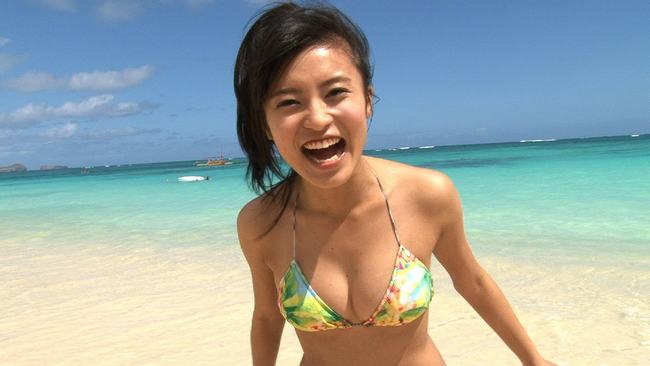
#> input picture images/kojiruri.png, 650 x 366 px
$ python draw_mask.py
#> lines starting #> are read from the running program, lines starting #| are printed output that depends on the picture; after the words box and inside, x2 and y2 are one past the last pixel; in counts of white or black regions, pixels touching at a corner belong together
# -*- coding:utf-8 -*-
import cv2
import numpy as np

# image_path = "images/lena.png"
# image_path = "images/2girls.png"
image_path = "images/kojiruri.png"
image = cv2.imread(image_path);
#> image is the input picture: shape (366, 650, 3); mean B, G, R 163.2, 166.8, 155.8


CASCADE_PATH = "haarcascades/haarcascade_frontalface_alt.xml"
color = (255, 255, 255)

#認識した顔を返す
def detect_faces(image):
    image_gray = cv2.cvtColor(image, cv2.COLOR_BGR2GRAY)
    cascade = cv2.CascadeClassifier(CASCADE_PATH)
    return cascade.detectMultiScale(image_gray, scaleFactor=1.1, minNeighbors=1, minSize=(1, 1))

def draw_rect(facerecog):
    if len(facerecog) < 1:
        print("認識なし")
        return

    # 認識した顔全てを矩形で囲む
    for rect in facerecog:
        rect_x = rect[0]
        rect_y = rect[1]
        rect_h = rect[2]
        rect_w = rect[3]

        # 認識結果を表示
        print("認識結果")
        print("(x,y)=(" + str(rect_x) + "," + str(rect_y) + ")" + \
              "  高さ：" + str(rect_h) + \
              "  幅：" + str(rect_w))
        cv2.rectangle(image, tuple(rect[0:2]), tuple(rect[0:2] + rect[2:4]), color, thickness=1)  # debug rect


def draw_circle(facerecog):
    if len(facerecog) < 1:
        print("認識なし")
        return

    for rect in facerecog:
        rect_x = rect[0]
        rect_y = rect[1]
        rect_h = rect[2]
        rect_w = rect[3]

        center_x = int(rect_x + rect_w / 2)
        center_y = int(rect_y + rect_h / 2)
        center = (center_x, center_y)

        radius = int(np.sqrt(np.power(rect_h / 2, 2) + np.power(rect_w / 2, 2)))
        cv2.circle(image, center, radius, color, thickness=1)  # circle

def draw_mask():
    height, width = image.shape[:2]
    print("[Size] Height = %d, Width = %d" % (height, width))

    mask = np.zeros((height, width), np.uint8)
    cv2.circle(mask, (100, 100), 30, 255, -1)
    # cv2.imshow("mask", mask)

    masked_image = cv2.bitwise_and(image, image, mask=mask)
    cv2.imshow("masked_image", masked_image)

    return masked_image


#認識した顔たちを取得
facerecog = detect_faces(image)
#> in detect_faces, `image_gray = cv2.cvtColor(image, cv2.COLOR_BGR2GRAY)`:
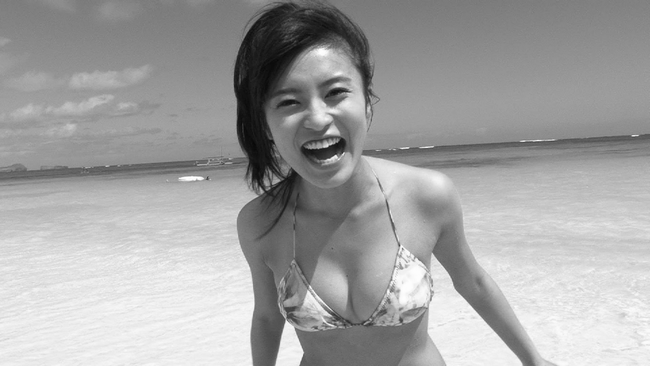
#> image_gray: shape (366, 650); min 8, max 255, mean 163.1
#> facerecog = [[252, 45, 130, 130]]

#矩形を描画
# draw_rect(facerecog)

#円を描画
# draw_circle(facerecog)

#mask処理を行う
result = draw_mask()
#| [Size] Height = 366, Width = 650
#> in draw_mask, `cv2.circle(mask, (100, 100), 30, 255, -1)`:
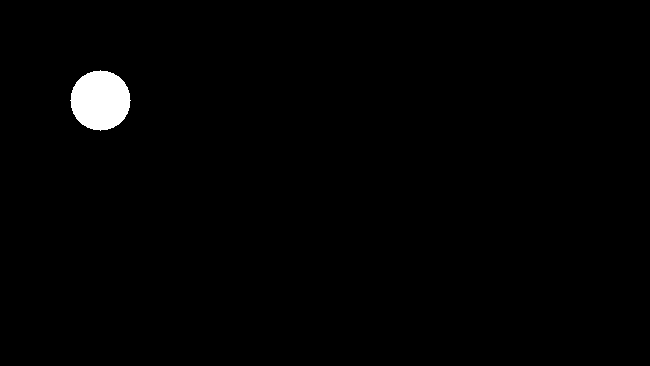
#> mask: shape (366, 650); 1.2% white; 1 white region, box (x1, y1, x2, y2) and area: (70, 70, 131, 131) 2821

# 認識結果の出力
# cv2.imwrite("Lenna_result.png", image)
# cv2.imshow("result", image)
cv2.imshow("result", result)
cv2.waitKey(0)

$ run again, with images/2girls.png copied over images/kojiruri.png
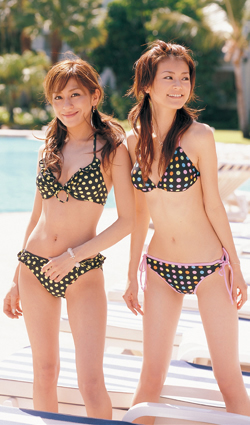
#> input picture images/2girls.png, 250 x 425 px
#> image is the input picture: shape (425, 250, 3); mean B, G, R 138.9, 155.6, 181.6
#> in detect_faces, `image_gray = cv2.cvtColor(image, cv2.COLOR_BGR2GRAY)`:
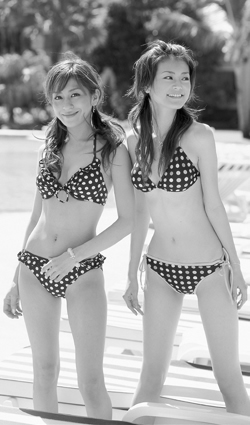
#> image_gray: shape (425, 250); min 0, max 255, mean 161.4
#> facerecog = [[152, 61, 48, 48], [46, 78, 47, 47]]
#| [Size] Height = 425, Width = 250
#> mask: shape (425, 250); 2.7% white; 1 white region, box (x1, y1, x2, y2) and area: (70, 70, 131, 131) 2821
#> in draw_mask, `masked_image = cv2.bitwise_and(image, image, mask=mask)`:
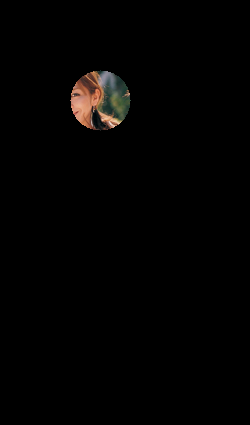
#> masked_image: shape (425, 250, 3); mean B, G, R 2, 2.6, 3.2
